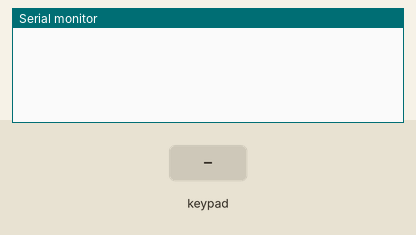
Recording of a sketch running on a simulated Arduino Uno, built with avr-gcc and run on an emulated ATmega328P. On the bench: the last lines printed to the serial monitor. The inputs (shaded band) are chosen by the test bench.

Above: at 1.2 s.
1.3 s: key '0' pressed
At 1.9 s:
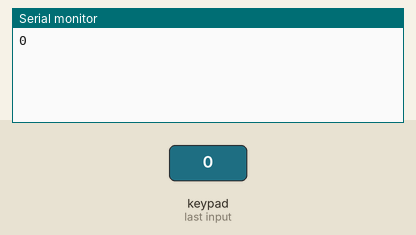
2.8 s: keypad keys 1 0 1 1 1 2 1 3 A pressed 0.4 s apart
At 6.8 s:
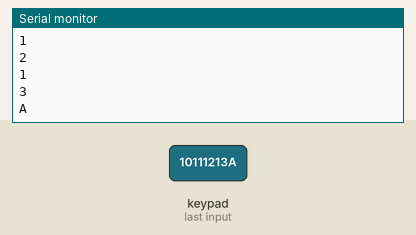
7.9 s: key 'B' pressed
At 9.1 s:
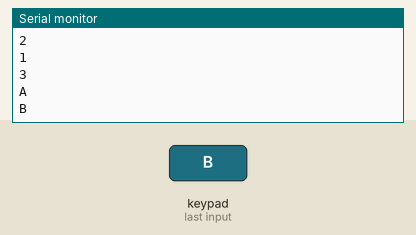
9.4 s: keypad keys 1 0 1 1 1 2 1 3 D pressed 0.4 s apart
At 12.9 s:
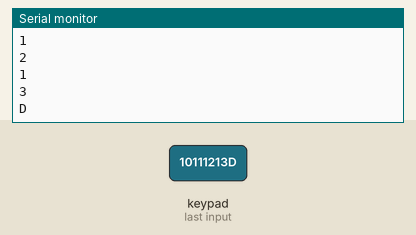
14.5 s: key 'C' pressed
At 15.5 s:
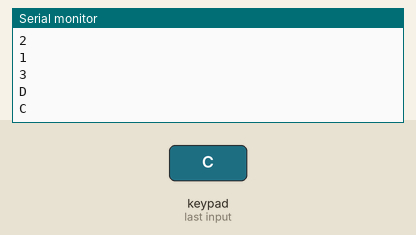
16.0 s: key 'E' pressed
At 16.7 s:
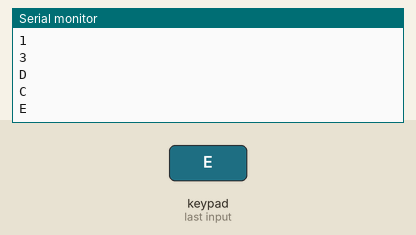
Timing chart, 0 to 18.5 s (numbered marks = the images above; inputs shaded):
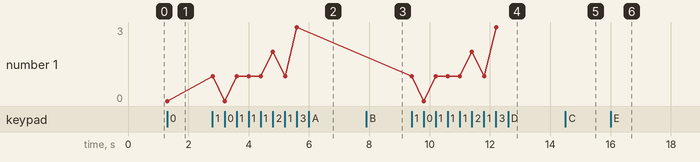

The sketch:

readingkey.ino
```cpp
#include <Keypad.h>

const byte ROWS = 4; /* four rows */
const byte COLS = 4; /* four columns */
/* define the symbols on the buttons of the keypads */
char hexaKeys[ROWS][COLS] = {
  {'0','1','2','3'},
  {'4','5','6','7'},
  {'8','9','A','B'},
  {'C','D','E','F'}
};
byte rowPins[ROWS] = {10, 11, 12, 13}; /* connect to the row pinouts of the keypad */
byte colPins[COLS] = {6, 7, 8, 9}; /* connect to the column pinouts of the keypad */

/* initialize an instance of class NewKeypad */
Keypad customKeypad = Keypad( makeKeymap(hexaKeys), rowPins, colPins, ROWS, COLS);

void setup(){
Serial.begin(9600);
}

void loop(){
  char customKey = customKeypad.getKey();

  if (customKey){
Serial.println(customKey);
  }
}
```

Measured:
- after the input at 1.3 s, the serial monitor: prints a new line at once (image 1)
- after the input at 2.8 s, the serial monitor: prints a new line at once (image 2)
- after the input at 7.9 s, the serial monitor: prints a new line at once (image 3)
- after the input at 9.4 s, the serial monitor: prints a new line at once (image 4)
- after the input at 14.5 s, the serial monitor: prints a new line at once (image 5)
- after the input at 16.0 s, the serial monitor: prints a new line at once (image 6)
- plotted number 1: 0 → 3 after the input at 2.8 s
